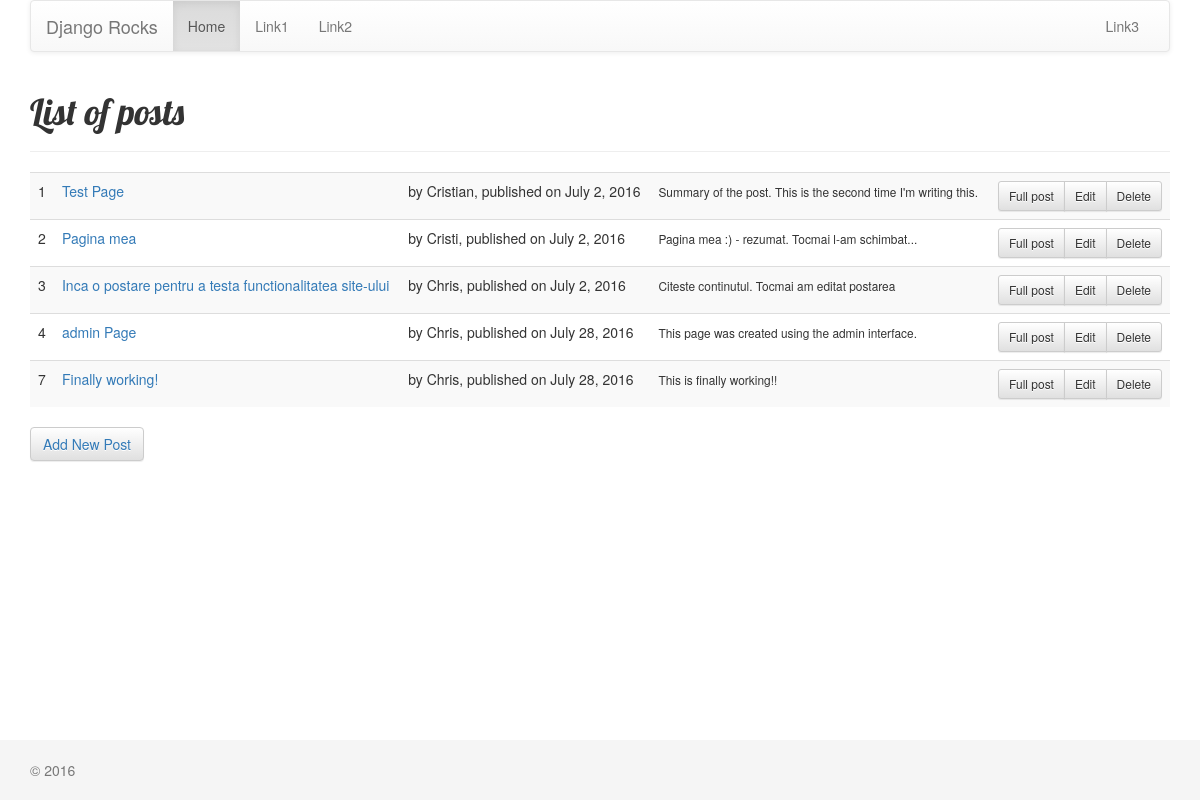
Before: / with the older database file.
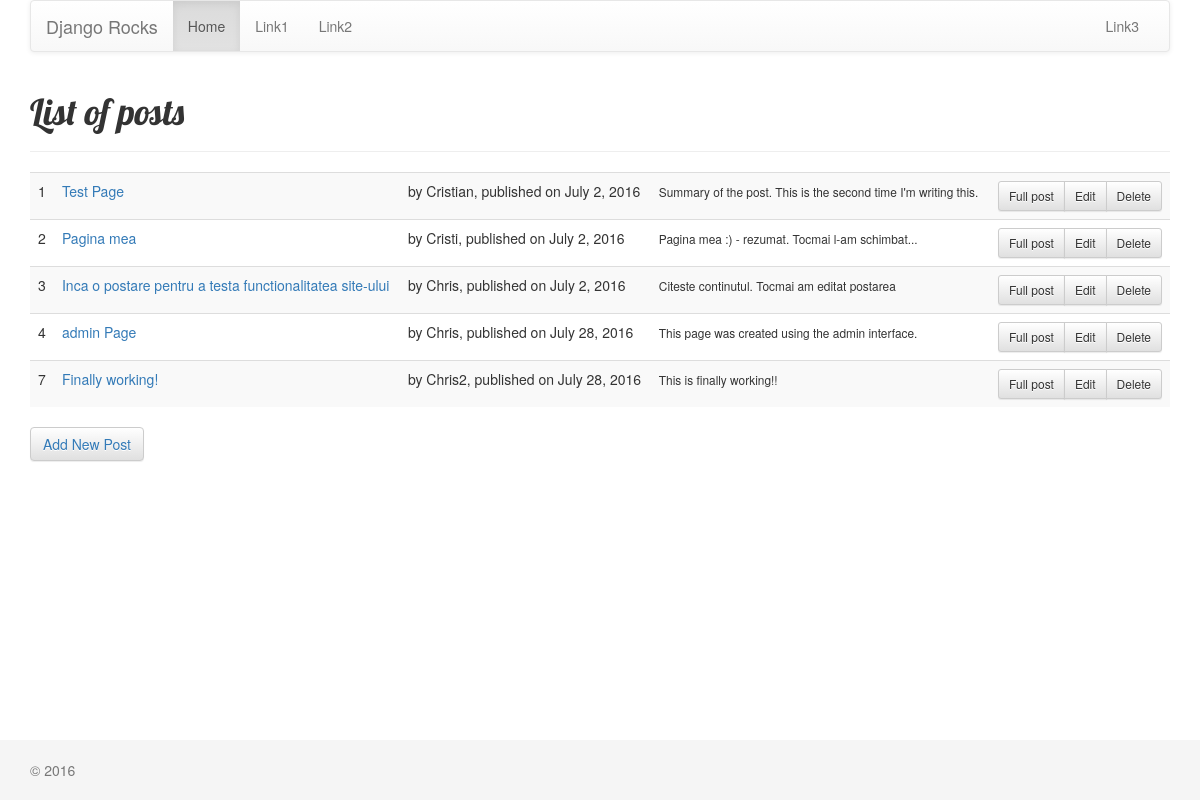
After: the same page with the newer database file.
### blog/models.py (models this page shows, shortened)
class Page(models.Model):
    title = models.CharField(max_length=255, null=False, blank=True, unique=True)
    summary = models.TextField(null=True, blank=True)
    content = models.TextField(null=True, blank=True)
    date_added = models.DateField(auto_created=True)
    last_updated = models.DateTimeField(auto_now=True)
    author = models.CharField(max_length=255, null=False, blank=False)

### blog/views.py (the view)
# urls.py: url(r'^$', PageListView.as_view(), name="home"),
class PageListView(ListView):
    model = Page
    template_name = "page_list.html"
    def get_context_data(self):
        context = super(PageListView, self).get_context_data()
        context['this_year'] = datetime.date.today().year
        return context

### blog/templates/page_list.html
{% extends "base.html" %}
{% block page_heading %}List of posts{% endblock %}
{% block content %}
        <table class="table table-striped">
            {% for page in object_list %}
            <tr>
                <td>{{page.id}}</td>
                <td><a href="{% url 'page_detail' page_id=page.pk %}">{{ page.title }}</a></td>
                <td>by {{ page.author }}, published on {{ page.date_added }}</td>
                <td><small>{{ page.summary }}</small></td>
                <td>
                    <div class="btn-group btn-group-sm pull-right">
                        <a class="btn btn-default" href="{% url 'page_detail' page_id=page.pk %}">Full post</a>
                        <a class="btn btn-default" href="{% url 'page_edit' page_id=page.pk %}">Edit</a>
                        <a class="btn btn-default" href="{% url 'page_del' page_id=page.pk %}">Delete</a>
                    </div>
                </td>
            </tr>
            {% endfor %}
        </table>
<p class="btn btn-default"><a href="{% url 'new_post' %}">Add New Post</a></p>
{% endblock %}

Changed rows visible on the page:
changed Page "Finally working!": author "Chris" → "Chris2"
